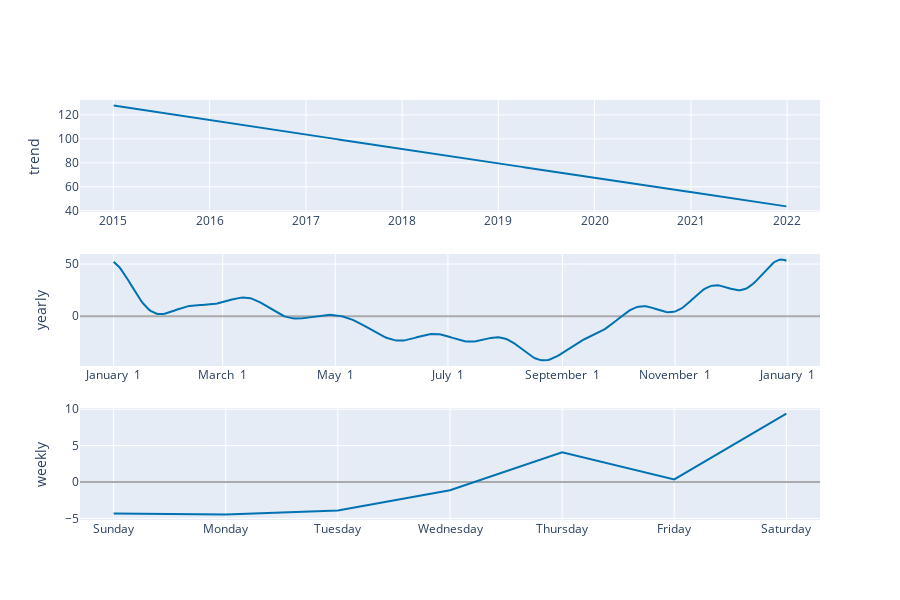

Notebook code cell kept with this figure:
### Code cell
plot_components_plotly(m, forecast)

### Figure 1 — Plotly figure (JSON) as saved in the notebook; plotly's stock layout.template omitted (floating-point values rounded to 4 significant figures; data arrays with more than 128 entries replaced by an {"elided": "..."} marker saying what was removed)
{"data": [{"line": {"color": "#0072B2", "width": 2}, "mode": "lines", "name": "trend", "type": "scatter", "x": {"elided": "2508 str values"}, "xaxis": "x", "y": {"elided": "2508 float values"}, "yaxis": "y"}, {"line": {"color": "rgba(0, 114, 178, 0.2)", "width": 0}, "mode": "lines", "name": "trend_upper", "type": "scatter", "x": {"elided": "2508 str values"}, "xaxis": "x", "y": {"elided": "2508 float values"}, "yaxis": "y"}, {"fill": "tonexty", "fillcolor": "rgba(0, 114, 178, 0.2)", "line": {"color": "rgba(0, 114, 178, 0.2)", "width": 0}, "mode": "lines", "name": "trend_lower", "type": "scatter", "x": {"elided": "2508 str values"}, "xaxis": "x", "y": {"elided": "2508 float values"}, "yaxis": "y"}, {"line": {"color": "#0072B2", "width": 2}, "mode": "lines", "name": "yearly", "type": "scatter", "x": {"elided": "365 str values"}, "xaxis": "x2", "y": {"elided": "365 float values"}, "yaxis": "y2"}, {"line": {"color": "#0072B2", "width": 2}, "mode": "lines", "name": "weekly", "type": "scatter", "x": ["2017-01-01T00:00:00", "2017-01-02T00:00:00", "2017-01-03T00:00:00", "2017-01-04T00:00:00", "2017-01-05T00:00:00", "2017-01-06T00:00:00", "2017-01-07T00:00:00"], "xaxis": "x3", "y": [-4.329, -4.449, -3.922, -1.122, 4.074, 0.3517, 9.397], "yaxis": "y3"}], "layout": {"height": 600, "showlegend": false, "width": 900, "xaxis": {"anchor": "y", "domain": [0, 1], "range": ["2014-08-27T08:24:00", "2022-05-05T15:36:00"], "type": "date"}, "xaxis2": {"anchor": "y2", "domain": [0, 1], "range": ["2016-12-13T18:54:02.958904115", "2018-01-18T11:04:57.863013581"], "tickformat": "%B %e", "type": "date"}, "xaxis3": {"anchor": "y3", "domain": [0, 1], "range": ["2016-12-31T16:48:00", "2017-01-07T07:12:00"], "tickformat": "%A", "type": "date"}, "yaxis": {"anchor": "x", "domain": [0.7333, 1], "rangemode": "normal", "title": {"text": "trend"}, "zerolinecolor": "#AAA"}, "yaxis2": {"anchor": "x2", "domain": [0.3667, 0.6333], "title": {"text": "yearly"}, "zerolinecolor": "#AAA"}, "yaxis3": {"anchor": "x3", "domain": [0, 0.2667], "title": {"text": "weekly"}, "zerolinecolor": "#AAA"}}}
